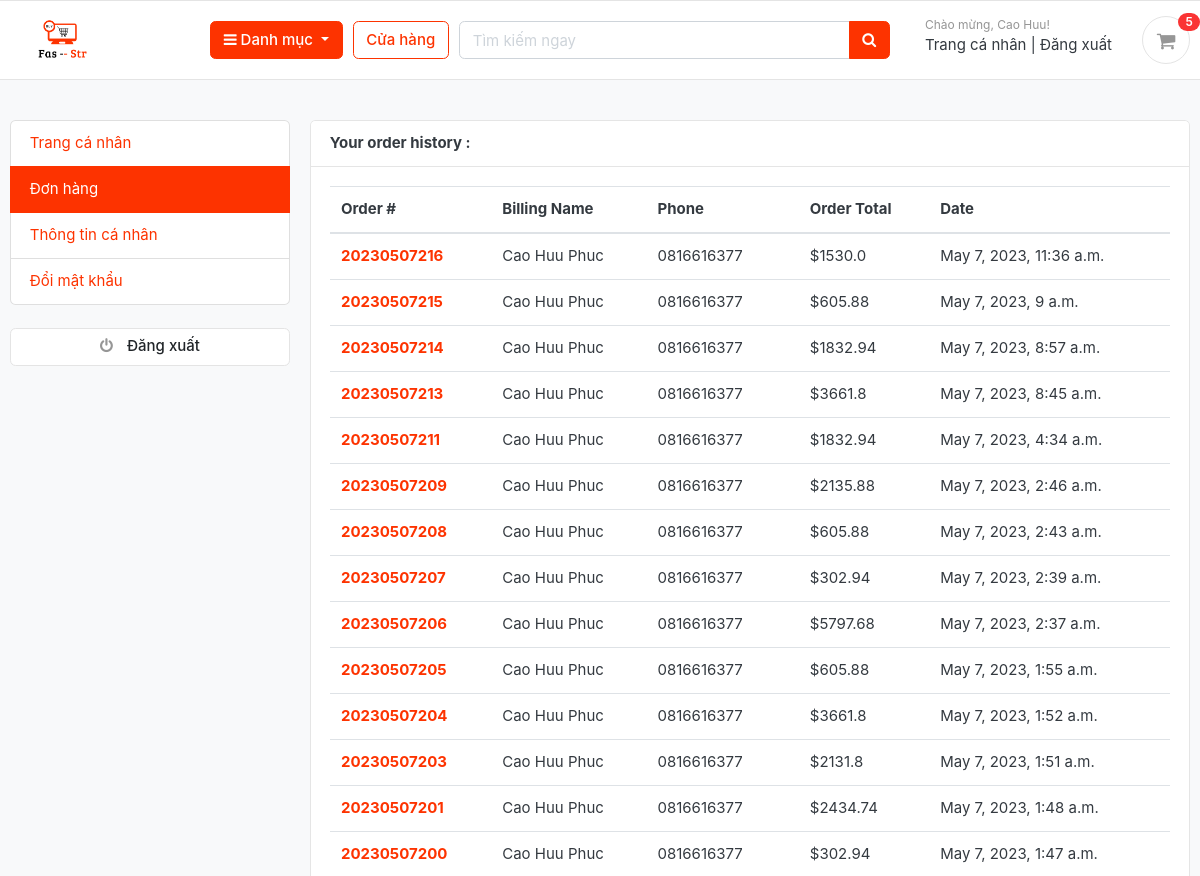
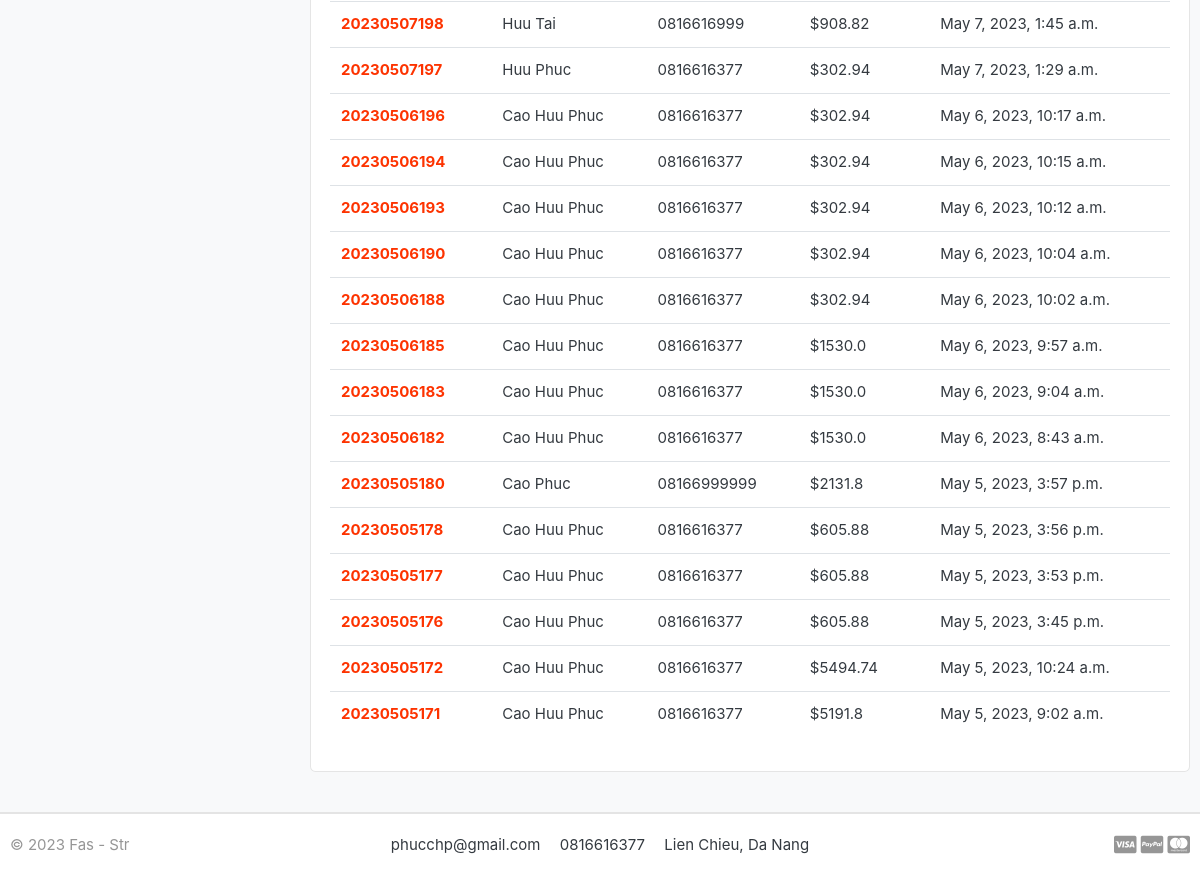
The page /accounts/my_orders/ (signed in) on the database its author committed (2 pictures, top to bottom).
### accounts/models.py (models this page shows, shortened)
class Account(AbstractBaseUser):
    first_name=models.CharField(max_length=50)
    last_name=models.CharField(max_length=50)
    username=models.CharField(max_length=50,unique=True)
    email=models.EmailField(max_length=100,unique=True)
    phone_number=models.CharField(max_length=50)
    date_joined=models.DateTimeField(auto_now_add=True)
    last_login=models.DateTimeField(auto_now_add=True)
    is_admin=models.BooleanField(default=False)
    is_staff=models.BooleanField(default=False)
    is_active=models.BooleanField(default=False)
    is_superadmin=models.BooleanField(default=False)
    USERNAME_FIELD='email'
    REQUIRED_FIELDS=['username','first_name','last_name']
    objects=MyAccountManager()

### orders/models.py (models this page shows, shortened)
class Order(models.Model):
    STATUS = {
        ('New', 'New'),
        ('Accepted', 'Accepted'),
        ('Completed', 'Completed'),
        ('Cancelled', 'Cancelled'),
    }
    user  = models.ForeignKey(Account, on_delete=models.SET_NULL, null=True)
    payment  = models.ForeignKey(Payment, on_delete=models.SET_NULL, null=True, blank=True)
    order_number = models.CharField(max_length=20)
    first_name = models.CharField(max_length=50)
    last_name = models.CharField(max_length=50)
    phone = models.CharField(max_length=15)
    email = models.EmailField(max_length=50)
    address_line_1 = models.CharField(max_length=50)
    address_line_2 = models.CharField(max_length=50, blank=True)
    country = models.CharField(max_length=50)
    state = models.CharField(max_length=50)
    city = models.CharField(max_length=50)
    order_note = models.CharField(max_length=100, blank=True)
    order_total = models.FloatField()
    tax = models.FloatField()
    status = models.CharField(max_length=10, choices=STATUS, default='New')
    ip = models.CharField(max_length=20, blank=True)
    is_ordered = models.BooleanField(default=False)
    created_at = models.DateTimeField(auto_now_add=True)
    updated_at = models.DateTimeField(auto_now=True)
    def full_name(self):
        return f'{self.first_name} {self.last_name}'

### accounts/views.py (the view)
# urls.py: path('my_orders/', views.my_orders, name='my_orders'),
@login_required(login_url='login')
def my_orders(request):
    orders = Order.objects.filter(user=request.user, is_ordered=True).order_by('-created_at')
    context = {
        'orders': orders,
    }
    return render(request, 'accounts/my_orders.html', context)

### carts/context_processors.py (called while the page is built)
def counter(request):
    cart_count = 0
    if 'admin' in request.path:
        return {}
    else:
        try:
            cart = Cart.objects.filter(cart_id=_cart_id(request))
            if request.user.is_authenticated:
                cart_items = CartItem.objects.all().filter(user=request.user)
            else:
                cart_items = CartItem.objects.all().filter(cart=cart[:1])
            for cart_item in cart_items:
                cart_count += cart_item.quantity
        except Cart.DoesNotExist:
            cart_count = 0
    return dict(cart_count=cart_count)

### carts/views.py (called while the page is built)
def _cart_id(request):
    cart = request.session.session_key
    if not cart:
        cart = request.session.create()
    return cart

### category/context_processors.py (called while the page is built)
def menu_links(request):
    links=Category.objects.all()
    print(links)
    return dict(links=links)

### category/models.py (called while the page is built)
    def get_url(self):
        return reverse('products_by_category',args=[self.slug])

    def __str__(self):
        return self.category_name

### templates/accounts/my_orders.html (shortened to what this page needs)
{% extends 'base.html' %}
{% block content%}
<section class="section-conten padding-y bg">
    <div class="container">
        <div class="row">
        {% include 'includes/dashboard_sidebar.html'%}
        <main class="col-md-9">
            <article class="card">
            <header class="card-header">
                <strong class="d-inline-block mr-3">Your order history :</strong>
            </header>
            <div class="card-body">
                <div class="row">
                   <div class="col-md-12">
                    <table class="table table-hover">
                        <thead>
                          <tr>
                            <th scope="col">Order #</th>
                            <th scope="col">Billing Name</th>
                            <th scope="col">Phone</th>
                            <th scope="col">Order Total</th>
                                  <th scope="col">Date</th>
                          </tr>
                        </thead>
                        <tbody>
                              {% for order in orders %}
                          <tr>
                            <th scope="row"><a href="{% url 'order_detail' order.order_number %}">{{order.order_number}}</a></th>
                            <td>{{order.full_name}}</td>
                            <td>{{order.phone}}</td>
                            <td>${{order.order_total}}</td>
                                  <td>{{order.created_at}}</td>
                          </tr>
                      {% endfor %}
                        </tbody>
                      </table>
                    </div>
                </div>
                </div>
            </div>
    </div>
    </section>
{% endblock %}

### templates/includes/navbar.html (shortened to what this page needs)
{% load static %}
<header class="section-header">
    <section class="header-main border-bottom">
        <div class="container">
            <div class="row align-items-center">
                <div class="col-lg-2 col-md-3 col-6 logo-container">
                    <a href="{% url 'home' %}" class="brand-wrap">
                        <img
                            class="logo"
                            src="{% static './images/logo-full.png' %}"
                        />
                    </a>
                </div>
                <div class="col-lg col-sm col-md col-6 flex-grow-0">
                    <div
                        class="category-wrap dropdown d-inline-block float-right"
                    >
                        <button
                            type="button"
                            class="btn btn-primary dropdown-toggle"
                            data-toggle="dropdown"
                        >
                            <i class="fa fa-bars"></i> Danh mục
                        </button>
                    </div>
                </div>
                <a href="{% url 'store' %}" class="btn btn-outline-primary"
                    >Cửa hàng</a
                >
                <div class="col-lg col-md-6 col-sm-12 col">
                    <form
                        action="{% url 'search' %}"
                        class="search"
                        method="GET"
                    >
                        <div class="input-group w-100">
                            <input
                                type="text"
                                class="form-control"
                                style="width: 60%"
                                placeholder="Tìm kiếm ngay"
                                name="keyword"
                            />
                            <div class="input-group-append">
                                <button class="btn btn-primary" type="submit">
                                    <i class="fa fa-search"></i>
                                </button>
                            </div>
                        </div>
                    </form>
                </div>
                <div class="col-lg-3 col-sm-6 col-8 order-2 order-lg-3">
                    <div class="d-flex justify-content-end mb-3 mb-lg-0">
                        {% if user.id is not None %}
                        <div class="widget-header">
                            <small class="title text-muted"
                                >Chào mừng, {{user.first_name}}!
                            </small>
                            <div>
                                <a href="{% url 'dashboard' %}">Trang cá nhân</a>
                                <span class="dark-transp"> | </span>
                                <a href="{% url 'logout' %}"> Đăng xuất</a>
                            </div>
                        </div>
                        {% endif %}
                        <a
                            href="{% url 'cart' %}"
                            class="widget-header pl-3 ml-3"
                        >
                            <div class="icon icon-sm rounded-circle border">
                                <i class="fa fa-shopping-cart"></i>
                            </div>
                            <span class="badge badge-pill badge-danger notify"
                                >{{ cart_count }}</span
                            >
                        </a>
                    </div>
                </div>
            </div>
        </div>
    </section>
</header>

### static/css/ui.css (style rules this page uses)
html { font-family: "Inter", sans-serif; font-size: 15px; }
.icon-xs, .icon-sm, .icon-md, .icon-lg { display: inline-block; text-align: center; flex-shrink: 0; flex-grow: 0; }
.icon-sm { width: 48px; height: 48px; line-height: 48px !important; font-size: 20px; }
.padding-y { padding-top: 40px; padding-bottom: 40px; }
article:after, .form-group:after { display: block; clear: both; content: ""; }
.bg { background-color: #f8f9fa; }
.header-main { position: relative; padding-top: 1rem; padding-bottom: 1rem; }
.brand-wrap .logo, .navbar-brand .logo { margin-right: 7px; max-height: 42px; display: inline-block; }
.widget-header { display: inline-block; vertical-align: middle; position: relative; }
.widget-header a { color: #343a40; }
.widget-header i { color: #969696; }
.widget-header .title { display: block; }
.widget-header .notify { position: absolute; top: -3px; right: -10px; }
.notify { position: absolute; top: -4px; right: -10px; display: inline-block; padding: 0.25em 0.6em; font-size: 12px; line-height: 1; text-align: center; border-radius: 3rem; color: #fff; background-color: #fa3434; }

### rows shown on the page
Account: first_name "Cao Huu"
Order: order_number "20230507216", full_name "Cao Huu Phuc", phone "0816616377", order_total "1530.0", created_at "May 7, 2023, 11:36 a.m."
Order: order_number "20230507215", full_name "Cao Huu Phuc", phone "0816616377", order_total "605.88", created_at "May 7, 2023, 9 a.m."
Order: order_number "20230507214", full_name "Cao Huu Phuc", phone "0816616377", order_total "1832.94", created_at "May 7, 2023, 8:57 a.m."
Order: order_number "20230507213", full_name "Cao Huu Phuc", phone "0816616377", order_total "3661.8", created_at "May 7, 2023, 8:45 a.m."
Order: order_number "20230507211", full_name "Cao Huu Phuc", phone "0816616377", order_total "1832.94", created_at "May 7, 2023, 4:34 a.m."
Order: order_number "20230507209", full_name "Cao Huu Phuc", phone "0816616377", order_total "2135.88", created_at "May 7, 2023, 2:46 a.m."
Order: order_number "20230507208", full_name "Cao Huu Phuc", phone "0816616377", order_total "605.88", created_at "May 7, 2023, 2:43 a.m."
Order: order_number "20230507207", full_name "Cao Huu Phuc", phone "0816616377", order_total "302.94", created_at "May 7, 2023, 2:39 a.m."
Order: order_number "20230507206", full_name "Cao Huu Phuc", phone "0816616377", order_total "5797.68", created_at "May 7, 2023, 2:37 a.m."
Order: order_number "20230507205", full_name "Cao Huu Phuc", phone "0816616377", order_total "605.88", created_at "May 7, 2023, 1:55 a.m."
Order: order_number "20230507204", full_name "Cao Huu Phuc", phone "0816616377", order_total "3661.8", created_at "May 7, 2023, 1:52 a.m."
Order: order_number "20230507203", full_name "Cao Huu Phuc", phone "0816616377", order_total "2131.8", created_at "May 7, 2023, 1:51 a.m."
Order: order_number "20230507201", full_name "Cao Huu Phuc", phone "0816616377", order_total "2434.74", created_at "May 7, 2023, 1:48 a.m."
Order: order_number "20230507200", full_name "Cao Huu Phuc", phone "0816616377", order_total "302.94", created_at "May 7, 2023, 1:47 a.m."
Order: order_number "20230507198", full_name "Huu Tai", phone "0816616999", order_total "908.82", created_at "May 7, 2023, 1:45 a.m."
Order: order_number "20230507197", full_name "Huu Phuc", phone "0816616377", order_total "302.94", created_at "May 7, 2023, 1:29 a.m."
Order: order_number "20230506196", full_name "Cao Huu Phuc", phone "0816616377", order_total "302.94", created_at "May 6, 2023, 10:17 a.m."
Order: order_number "20230506194", full_name "Cao Huu Phuc", phone "0816616377", order_total "302.94", created_at "May 6, 2023, 10:15 a.m."
Order: order_number "20230506193", full_name "Cao Huu Phuc", phone "0816616377", order_total "302.94", created_at "May 6, 2023, 10:12 a.m."
Order: order_number "20230506190", full_name "Cao Huu Phuc", phone "0816616377", order_total "302.94", created_at "May 6, 2023, 10:04 a.m."
Order: order_number "20230506188", full_name "Cao Huu Phuc", phone "0816616377", order_total "302.94", created_at "May 6, 2023, 10:02 a.m."
Order: order_number "20230506185", full_name "Cao Huu Phuc", phone "0816616377", order_total "1530.0", created_at "May 6, 2023, 9:57 a.m."
Order: order_number "20230506183", full_name "Cao Huu Phuc", phone "0816616377", order_total "1530.0", created_at "May 6, 2023, 9:04 a.m."
Order: order_number "20230506182", full_name "Cao Huu Phuc", phone "0816616377", order_total "1530.0", created_at "May 6, 2023, 8:43 a.m."
Order: order_number "20230505180", full_name "Cao Phuc", phone "08166999999", order_total "2131.8", created_at "May 5, 2023, 3:57 p.m."
Order: order_number "20230505178", full_name "Cao Huu Phuc", phone "0816616377", order_total "605.88", created_at "May 5, 2023, 3:56 p.m."
Order: order_number "20230505177", full_name "Cao Huu Phuc", phone "0816616377", order_total "605.88", created_at "May 5, 2023, 3:53 p.m."
Order: order_number "20230505176", full_name "Cao Huu Phuc", phone "0816616377", order_total "605.88", created_at "May 5, 2023, 3:45 p.m."
Order: order_number "20230505172", full_name "Cao Huu Phuc", phone "0816616377", order_total "5494.74", created_at "May 5, 2023, 10:24 a.m."
Order: order_number "20230505171", full_name "Cao Huu Phuc", phone "0816616377", order_total "5191.8", created_at "May 5, 2023, 9:02 a.m."

### other values the page prints
{{ cart_count }} "5"
